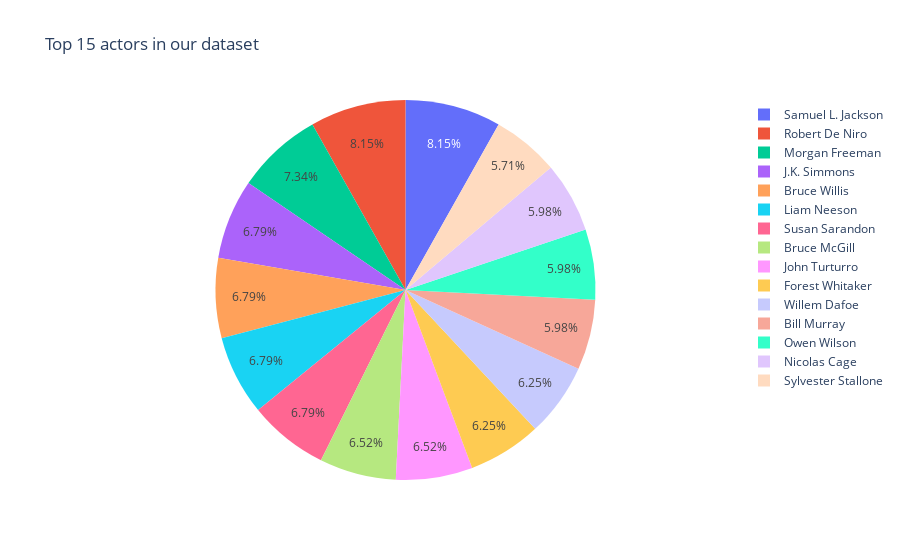

The notebook cell saved with this chart:
### Markdown cell above
That is quite interesting result, especially if we would take into account that 'independent_film' were in top 3 biggest word in wordcloud. Quite many famous stars are into these films!

### Code cell
fig = px.pie(df_cast, values='count', names='cast', title='Top 15 actors in our dataset')
fig.show()

### Figure 1 — Plotly figure (JSON) as saved in the notebook; plotly's stock layout.template omitted (floating-point values rounded to 4 significant figures)
{"data": [{"domain": {"x": [0, 1], "y": [0, 1]}, "hovertemplate": "cast=%{label}<br>count=%{value}<extra></extra>", "labels": ["Samuel L. Jackson", "Robert De Niro", "Morgan Freeman", "J.K. Simmons", "Bruce Willis", "Liam Neeson", "Susan Sarandon", "Bruce McGill", "John Turturro", "Forest Whitaker", "Willem Dafoe", "Bill Murray", "Owen Wilson", "Nicolas Cage", "Sylvester Stallone"], "legendgroup": "", "name": "", "showlegend": true, "type": "pie", "values": [30, 30, 27, 25, 25, 25, 25, 24, 24, 23, 23, 22, 22, 22, 21]}], "layout": {"legend": {"tracegroupgap": 0}, "title": {"text": "Top 15 actors in our dataset"}}}
